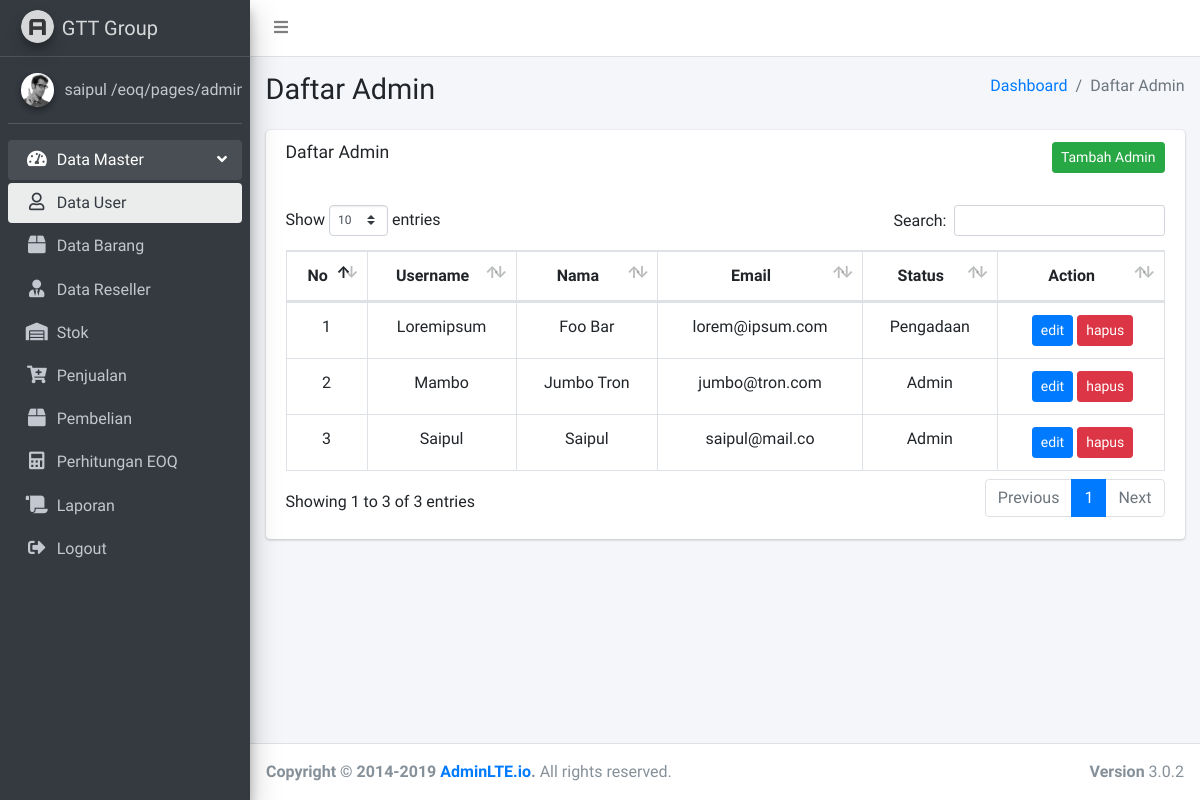
The page /pages/admin/index.php (signed in) on the database its author committed.
### tables this page shows
CREATE TABLE `user` (
  `id` int(11) NOT NULL,
  `username` varchar(20) NOT NULL,
  `name` varchar(20) NOT NULL,
  `email` varchar(20) NOT NULL,
  `phone` varchar(15) NOT NULL,
  `password` text NOT NULL COMMENT 'password pake hash(sha512)',
  `role` enum('admin','pengadaan','penjualan') NOT NULL,
  `code` varchar(5) NOT NULL COMMENT 'generate dari inisial role + inisial name contoh ADMMSN',
  `created_at` timestamp NOT NULL DEFAULT CURRENT_TIMESTAMP,
  `updated_at` timestamp NOT NULL DEFAULT CURRENT_TIMESTAMP ON UPDATE CURRENT_TIMESTAMP
);

### backend/admin/showAdmin.php (called while the page is built)
<?php
    include('../../Connect.php');
    if ($conn) {
      $users = mysqli_query($conn, "SELECT * FROM user ORDER BY id DESC");
    }
?>

### pages/admin/index.php (the view, shortened to what this page needs)
<?php
  include('../../backend/admin/showAdmin.php');
?>
<!DOCTYPE html>
<html>
<head>
  <link rel="stylesheet" href="../../plugins/fontawesome-free/css/all.min.css">
  <link rel="stylesheet" href="https://code.ionicframework.com/ionicons/2.0.1/css/ionicons.min.css">
  <link rel="stylesheet" href="../../dist/css/adminlte.min.css">
  <link rel="stylesheet" href="../../plugins/datatables-bs4/css/dataTables.bootstrap4.css">
</head>
<body class="hold-transition sidebar-mini">
<div class="wrapper">
  <nav class="main-header navbar navbar-expand navbar-white navbar-light">
    <ul class="navbar-nav">
      <li class="nav-item">
        <a class="nav-link" data-widget="pushmenu" href="#"><i class="fas fa-bars"></i></a>
      </li>
    </ul>
  </nav>
  <?php include('../sidebar/index.php') ?>
  <div class="content-wrapper">
    <section class="content-header">
      <div class="container-fluid">
        <div class="row mb-2">
          <div class="col-sm-6">
            <h1>Daftar Admin</h1>
          </div>
          <div class="col-sm-6">
            <ol class="breadcrumb float-sm-right">
              <li class="breadcrumb-item"><a href="/index.php">Dashboard</a></li>
              <li class="breadcrumb-item active">Daftar Admin</li>
            </ol>
          </div>
        </div>
      </div>
    </section>
    <section class="content">
      <div class="container-fluid">
        <div class="row">
          <div class="col-12">
            <div class="card">
              <div class="card-header text-right border-bottom-0">
                <h3 class="card-title">Daftar Admin</h3>
                <a class="btn btn-success btn-sm" href="create.php">
                  Tambah Admin
                </a>
              </div>
              <div class="card-body">
                <table id="example1" class="table table-bordered table-hover">
                  <thead>
                  <tr class="text-center">
                    <th>No</th>
                    <th>Username</th>
                    <th>Nama</th>
                    <th>Email</th>
                    <th>Status</th>
                    <th>Action</th>
                  </tr>
                  </thead>
                  <tbody>
                    <?php
                      $idx = 1;
                      while ($user = $users->fetch_array()) {
                        $btnEdit = "<a class='btn btn-sm btn-primary mx-1' href='edit.php?id=".$user['id']."'>edit</a>";
                        $btnDelete = "<form class='d-inline' action='/eoq/backend/admin/deleteAdmin.php?id=".$user['id']."' method='post'><input type='submit' name='delete' class='btn btn-sm btn-danger' value='hapus'/></form>";
                        $action = $btnEdit.$btnDelete;
                        echo "<tr class='text-center'>";
                          echo "<td>".$idx."</td>";
                          echo "<td>".ucwords($user['username'])."</td>";
                          echo "<td>".ucwords($user['name'])."</td>";
                          echo "<td>".$user['email']."</td>";
                          echo "<td>".ucwords($user['role'])."</td>";
                          if ($_SESSION['role']!="admin") {
                          }else{
                            echo "<td>$action</td>";
                          }
                        echo "</tr>";
                        $idx++;
                      }
                    ?>
                  </tbody>
                </table>
              </div>
            </div>
          </div>
        </div>
      </div>
    </section>
  </div>
  <footer class="main-footer">
    <div class="float-right d-none d-sm-block">
      <b>Version</b> 3.0.2
    </div>
    <strong>Copyright &copy; 2014-2019 <a href="http://adminlte.io">AdminLTE.io</a>.</strong> All rights
    reserved.
  </footer>
</div>
</body>
</html>

### rows shown on the page
user: username "Loremipsum", name "Foo Bar", email "lorem@ipsum.com", role "Pengadaan"
user: username "Mambo", name "Jumbo Tron", email "jumbo@tron.com", role "Admin"
user: username "Saipul", name "Saipul", email "saipul@mail.co", role "Admin"

### other values the page prints
$_SESSION['username'] "saipul"
